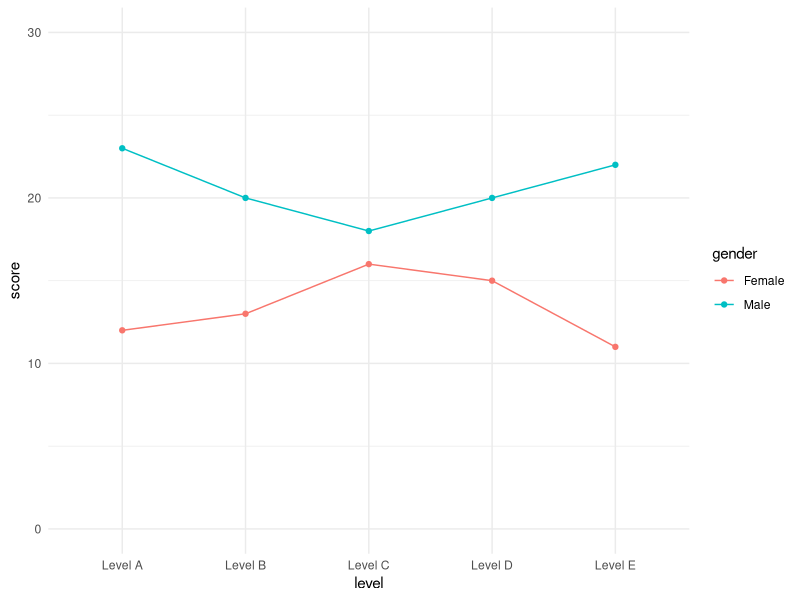
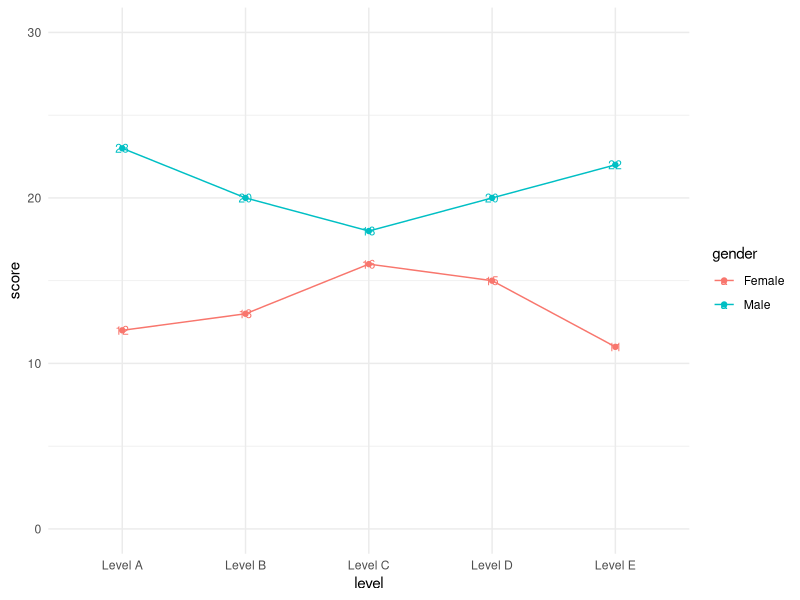
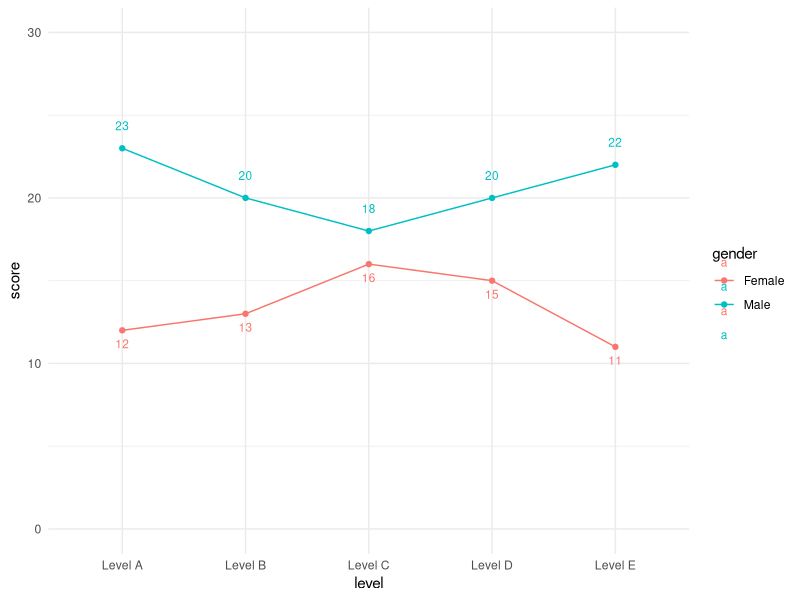
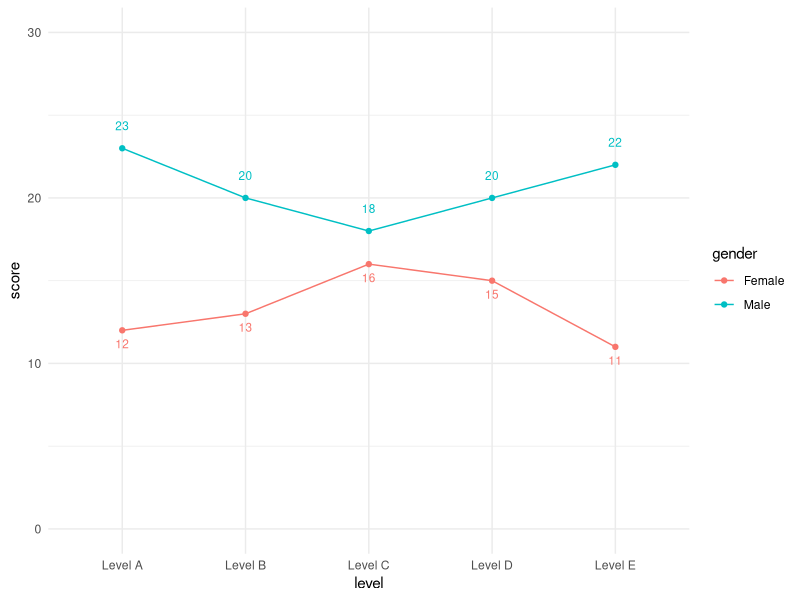

R code for these plots, in order:
## ---- chunk 1
#| message: false
#| warning: false

library(tidyverse)

## make up some data

df <- data.frame(
             level = as.factor(c("Level A", "Level A", 
                                 "Level B", "Level B", 
                                 "Level C", "Level C", 
                                 "Level D", "Level D",
                                 "Level E", "Level E")),
              gender = as.factor(c("Female","Male",
                                   "Female","Male",
                                   "Female","Male",
                                   "Female","Male", 
                                   "Female","Male")),
             score = c(12L, 23L, 13L, 20L, 16L, 18L, 15L, 20L, 11L, 22L)
      )

glimpse(df)

## ---- chunk 2

levels(df$level)


df <- df %>%
  mutate(f_values = case_when(gender == "Female" ~ score), 
         m_values = case_when(gender == "Male" ~ score)) 

glimpse(df)
  
## ---- chunk 3
#| message: false
#| warning: false

df %>%
  ggplot(aes(x = level, y = score, 
             colour = gender, group = gender)) +
  geom_point() + 
  geom_line() +
  scale_y_continuous(limits = c(0,30)) +
  theme_minimal()


## ---- chunk 4
#| message: false
#| warning: false
df %>%
  ggplot(aes(x = level, y = score, 
             colour = gender, group = gender)) +
  geom_point() + 
  geom_line() +
  scale_y_continuous(limits = c(0,30)) +
  theme_minimal() +
  geom_text(aes(label = m_values), size = 3) +
  geom_text(aes(label = f_values), size = 3) 
## ---- chunk 5
#| message: false
#| warning: false
df %>%
  ggplot(aes(x = level, y = score, 
             colour = gender, group = gender)) +
  geom_point() + 
  geom_line() +
  scale_y_continuous(limits = c(0,30)) +
  theme_minimal() +
  geom_text(aes(label = m_values), vjust = -2, size = 3) +
  geom_text(aes(label = f_values), vjust = 2, size = 3) 
## ---- chunk 6
#| message: false
#| warning: false
df %>%
  ggplot(aes(x = level, y = score, colour = gender, group = gender)) +
  geom_point() + 
  geom_line() +
  scale_y_continuous(limits = c(0,30)) +
  theme_minimal() +
  geom_text(aes(label = m_values), vjust = -2, size = 3, show.legend = FALSE) +
  geom_text(aes(label = f_values), vjust = 2, size = 3, show.legend = FALSE) 
